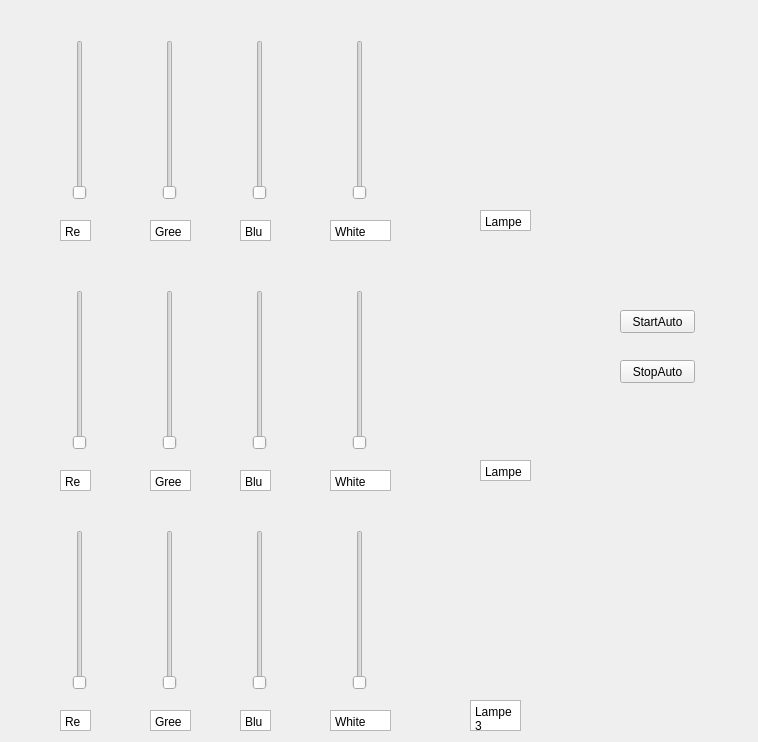
<?xml version="1.0" encoding="UTF-8"?>
<ui version="4.0">
 <class>DMXUSB</class>
 <widget class="QWidget" name="DMXUSB">
  <property name="geometry">
   <rect>
    <x>0</x>
    <y>0</y>
    <width>758</width>
    <height>742</height>
   </rect>
  </property>
  <property name="windowTitle">
   <string>DMXUSB</string>
  </property>
  <widget class="QSlider" name="redSlider">
   <property name="geometry">
    <rect>
     <x>70</x>
     <y>40</y>
     <width>19</width>
     <height>160</height>
    </rect>
   </property>
   <property name="maximum">
    <number>255</number>
   </property>
   <property name="orientation">
    <enum>Qt::Vertical</enum>
   </property>
  </widget>
  <widget class="QSlider" name="greenSlider">
   <property name="geometry">
    <rect>
     <x>160</x>
     <y>40</y>
     <width>19</width>
     <height>160</height>
    </rect>
   </property>
   <property name="orientation">
    <enum>Qt::Vertical</enum>
   </property>
  </widget>
  <widget class="QSlider" name="blueSlider">
   <property name="geometry">
    <rect>
     <x>250</x>
     <y>40</y>
     <width>19</width>
     <height>160</height>
    </rect>
   </property>
   <property name="orientation">
    <enum>Qt::Vertical</enum>
   </property>
  </widget>
  <widget class="QSlider" name="whiteSlider">
   <property name="geometry">
    <rect>
     <x>350</x>
     <y>40</y>
     <width>19</width>
     <height>160</height>
    </rect>
   </property>
   <property name="orientation">
    <enum>Qt::Vertical</enum>
   </property>
  </widget>
  <widget class="QPlainTextEdit" name="plainTextEdit">
   <property name="geometry">
    <rect>
     <x>60</x>
     <y>220</y>
     <width>31</width>
     <height>21</height>
    </rect>
   </property>
   <property name="verticalScrollBarPolicy">
    <enum>Qt::ScrollBarAlwaysOff</enum>
   </property>
   <property name="plainText">
    <string>Red</string>
   </property>
  </widget>
  <widget class="QPlainTextEdit" name="plainTextEdit_2">
   <property name="geometry">
    <rect>
     <x>150</x>
     <y>220</y>
     <width>41</width>
     <height>21</height>
    </rect>
   </property>
   <property name="verticalScrollBarPolicy">
    <enum>Qt::ScrollBarAlwaysOff</enum>
   </property>
   <property name="plainText">
    <string>Green</string>
   </property>
  </widget>
  <widget class="QPlainTextEdit" name="plainTextEdit_3">
   <property name="geometry">
    <rect>
     <x>240</x>
     <y>220</y>
     <width>31</width>
     <height>21</height>
    </rect>
   </property>
   <property name="verticalScrollBarPolicy">
    <enum>Qt::ScrollBarAlwaysOff</enum>
   </property>
   <property name="plainText">
    <string>Blue</string>
   </property>
  </widget>
  <widget class="QPlainTextEdit" name="plainTextEdit_4">
   <property name="geometry">
    <rect>
     <x>330</x>
     <y>220</y>
     <width>61</width>
     <height>21</height>
    </rect>
   </property>
   <property name="acceptDrops">
    <bool>true</bool>
   </property>
   <property name="verticalScrollBarPolicy">
    <enum>Qt::ScrollBarAlwaysOff</enum>
   </property>
   <property name="horizontalScrollBarPolicy">
    <enum>Qt::ScrollBarAlwaysOff</enum>
   </property>
   <property name="plainText">
    <string>White
</string>
   </property>
  </widget>
  <widget class="QSlider" name="redSlider_2">
   <property name="geometry">
    <rect>
     <x>70</x>
     <y>290</y>
     <width>19</width>
     <height>160</height>
    </rect>
   </property>
   <property name="maximum">
    <number>255</number>
   </property>
   <property name="orientation">
    <enum>Qt::Vertical</enum>
   </property>
  </widget>
  <widget class="QSlider" name="greenSlider_2">
   <property name="geometry">
    <rect>
     <x>160</x>
     <y>290</y>
     <width>19</width>
     <height>160</height>
    </rect>
   </property>
   <property name="orientation">
    <enum>Qt::Vertical</enum>
   </property>
  </widget>
  <widget class="QPlainTextEdit" name="plainTextEdit_5">
   <property name="geometry">
    <rect>
     <x>330</x>
     <y>470</y>
     <width>61</width>
     <height>21</height>
    </rect>
   </property>
   <property name="acceptDrops">
    <bool>true</bool>
   </property>
   <property name="verticalScrollBarPolicy">
    <enum>Qt::ScrollBarAlwaysOff</enum>
   </property>
   <property name="horizontalScrollBarPolicy">
    <enum>Qt::ScrollBarAlwaysOff</enum>
   </property>
   <property name="plainText">
    <string>White
</string>
   </property>
  </widget>
  <widget class="QPlainTextEdit" name="plainTextEdit_6">
   <property name="geometry">
    <rect>
     <x>60</x>
     <y>470</y>
     <width>31</width>
     <height>21</height>
    </rect>
   </property>
   <property name="verticalScrollBarPolicy">
    <enum>Qt::ScrollBarAlwaysOff</enum>
   </property>
   <property name="plainText">
    <string>Red</string>
   </property>
  </widget>
  <widget class="QSlider" name="whiteSlider_2">
   <property name="geometry">
    <rect>
     <x>350</x>
     <y>290</y>
     <width>19</width>
     <height>160</height>
    </rect>
   </property>
   <property name="orientation">
    <enum>Qt::Vertical</enum>
   </property>
  </widget>
  <widget class="QPlainTextEdit" name="plainTextEdit_7">
   <property name="geometry">
    <rect>
     <x>150</x>
     <y>470</y>
     <width>41</width>
     <height>21</height>
    </rect>
   </property>
   <property name="verticalScrollBarPolicy">
    <enum>Qt::ScrollBarAlwaysOff</enum>
   </property>
   <property name="plainText">
    <string>Green</string>
   </property>
  </widget>
  <widget class="QPlainTextEdit" name="plainTextEdit_8">
   <property name="geometry">
    <rect>
     <x>240</x>
     <y>470</y>
     <width>31</width>
     <height>21</height>
    </rect>
   </property>
   <property name="verticalScrollBarPolicy">
    <enum>Qt::ScrollBarAlwaysOff</enum>
   </property>
   <property name="plainText">
    <string>Blue</string>
   </property>
  </widget>
  <widget class="QSlider" name="blueSlider_2">
   <property name="geometry">
    <rect>
     <x>250</x>
     <y>290</y>
     <width>19</width>
     <height>160</height>
    </rect>
   </property>
   <property name="orientation">
    <enum>Qt::Vertical</enum>
   </property>
  </widget>
  <widget class="QPlainTextEdit" name="plainTextEdit_9">
   <property name="geometry">
    <rect>
     <x>330</x>
     <y>710</y>
     <width>61</width>
     <height>21</height>
    </rect>
   </property>
   <property name="acceptDrops">
    <bool>true</bool>
   </property>
   <property name="verticalScrollBarPolicy">
    <enum>Qt::ScrollBarAlwaysOff</enum>
   </property>
   <property name="horizontalScrollBarPolicy">
    <enum>Qt::ScrollBarAlwaysOff</enum>
   </property>
   <property name="plainText">
    <string>White
</string>
   </property>
  </widget>
  <widget class="QSlider" name="whiteSlider_3">
   <property name="geometry">
    <rect>
     <x>350</x>
     <y>530</y>
     <width>19</width>
     <height>160</height>
    </rect>
   </property>
   <property name="orientation">
    <enum>Qt::Vertical</enum>
   </property>
  </widget>
  <widget class="QSlider" name="greenSlider_3">
   <property name="geometry">
    <rect>
     <x>160</x>
     <y>530</y>
     <width>19</width>
     <height>160</height>
    </rect>
   </property>
   <property name="orientation">
    <enum>Qt::Vertical</enum>
   </property>
  </widget>
  <widget class="QSlider" name="blueSlider_3">
   <property name="geometry">
    <rect>
     <x>250</x>
     <y>530</y>
     <width>19</width>
     <height>160</height>
    </rect>
   </property>
   <property name="orientation">
    <enum>Qt::Vertical</enum>
   </property>
  </widget>
  <widget class="QPlainTextEdit" name="plainTextEdit_10">
   <property name="geometry">
    <rect>
     <x>150</x>
     <y>710</y>
     <width>41</width>
     <height>21</height>
    </rect>
   </property>
   <property name="verticalScrollBarPolicy">
    <enum>Qt::ScrollBarAlwaysOff</enum>
   </property>
   <property name="plainText">
    <string>Green</string>
   </property>
  </widget>
  <widget class="QPlainTextEdit" name="plainTextEdit_11">
   <property name="geometry">
    <rect>
     <x>240</x>
     <y>710</y>
     <width>31</width>
     <height>21</height>
    </rect>
   </property>
   <property name="verticalScrollBarPolicy">
    <enum>Qt::ScrollBarAlwaysOff</enum>
   </property>
   <property name="plainText">
    <string>Blue</string>
   </property>
  </widget>
  <widget class="QSlider" name="redSlider_3">
   <property name="geometry">
    <rect>
     <x>70</x>
     <y>530</y>
     <width>19</width>
     <height>160</height>
    </rect>
   </property>
   <property name="maximum">
    <number>255</number>
   </property>
   <property name="orientation">
    <enum>Qt::Vertical</enum>
   </property>
  </widget>
  <widget class="QPlainTextEdit" name="plainTextEdit_12">
   <property name="geometry">
    <rect>
     <x>60</x>
     <y>710</y>
     <width>31</width>
     <height>21</height>
    </rect>
   </property>
   <property name="verticalScrollBarPolicy">
    <enum>Qt::ScrollBarAlwaysOff</enum>
   </property>
   <property name="plainText">
    <string>Red</string>
   </property>
  </widget>
  <widget class="QPlainTextEdit" name="plainTextEdit_13">
   <property name="geometry">
    <rect>
     <x>480</x>
     <y>210</y>
     <width>51</width>
     <height>21</height>
    </rect>
   </property>
   <property name="verticalScrollBarPolicy">
    <enum>Qt::ScrollBarAlwaysOff</enum>
   </property>
   <property name="plainText">
    <string>Lampe 1</string>
   </property>
  </widget>
  <widget class="QPlainTextEdit" name="plainTextEdit_14">
   <property name="geometry">
    <rect>
     <x>480</x>
     <y>460</y>
     <width>51</width>
     <height>21</height>
    </rect>
   </property>
   <property name="verticalScrollBarPolicy">
    <enum>Qt::ScrollBarAlwaysOff</enum>
   </property>
   <property name="plainText">
    <string>Lampe 2
</string>
   </property>
  </widget>
  <widget class="QPlainTextEdit" name="plainTextEdit_15">
   <property name="geometry">
    <rect>
     <x>470</x>
     <y>700</y>
     <width>51</width>
     <height>31</height>
    </rect>
   </property>
   <property name="verticalScrollBarPolicy">
    <enum>Qt::ScrollBarAlwaysOff</enum>
   </property>
   <property name="plainText">
    <string>Lampe 3</string>
   </property>
  </widget>
  <widget class="QPushButton" name="startAuto">
   <property name="geometry">
    <rect>
     <x>620</x>
     <y>310</y>
     <width>75</width>
     <height>23</height>
    </rect>
   </property>
   <property name="text">
    <string>StartAuto</string>
   </property>
  </widget>
  <widget class="QPushButton" name="StopAuto">
   <property name="geometry">
    <rect>
     <x>620</x>
     <y>360</y>
     <width>75</width>
     <height>23</height>
    </rect>
   </property>
   <property name="text">
    <string>StopAuto</string>
   </property>
  </widget>
 </widget>
 <layoutdefault spacing="6" margin="11"/>
 <resources/>
 <connections>
  <connection>
   <sender>redSlider</sender>
   <signal>sliderMoved(int)</signal>
   <receiver>DMXUSB</receiver>
   <slot>red(int)</slot>
   <hints>
    <hint type="sourcelabel">
     <x>239</x>
     <y>129</y>
    </hint>
    <hint type="destinationlabel">
     <x>220</x>
     <y>150</y>
    </hint>
   </hints>
  </connection>
  <connection>
   <sender>greenSlider</sender>
   <signal>sliderMoved(int)</signal>
   <receiver>DMXUSB</receiver>
   <slot>green(int)</slot>
   <hints>
    <hint type="sourcelabel">
     <x>149</x>
     <y>119</y>
    </hint>
    <hint type="destinationlabel">
     <x>220</x>
     <y>150</y>
    </hint>
   </hints>
  </connection>
  <connection>
   <sender>blueSlider</sender>
   <signal>sliderMoved(int)</signal>
   <receiver>DMXUSB</receiver>
   <slot>blue(int)</slot>
   <hints>
    <hint type="sourcelabel">
     <x>249</x>
     <y>119</y>
    </hint>
    <hint type="destinationlabel">
     <x>220</x>
     <y>150</y>
    </hint>
   </hints>
  </connection>
  <connection>
   <sender>whiteSlider</sender>
   <signal>sliderMoved(int)</signal>
   <receiver>DMXUSB</receiver>
   <slot>white(int)</slot>
   <hints>
    <hint type="sourcelabel">
     <x>359</x>
     <y>119</y>
    </hint>
    <hint type="destinationlabel">
     <x>220</x>
     <y>150</y>
    </hint>
   </hints>
  </connection>
  <connection>
   <sender>blueSlider_2</sender>
   <signal>sliderMoved(int)</signal>
   <receiver>DMXUSB</receiver>
   <slot>blue2(int)</slot>
   <hints>
    <hint type="sourcelabel">
     <x>259</x>
     <y>369</y>
    </hint>
    <hint type="destinationlabel">
     <x>291</x>
     <y>370</y>
    </hint>
   </hints>
  </connection>
  <connection>
   <sender>blueSlider_3</sender>
   <signal>sliderMoved(int)</signal>
   <receiver>DMXUSB</receiver>
   <slot>blue3(int)</slot>
   <hints>
    <hint type="sourcelabel">
     <x>259</x>
     <y>609</y>
    </hint>
    <hint type="destinationlabel">
     <x>291</x>
     <y>370</y>
    </hint>
   </hints>
  </connection>
  <connection>
   <sender>greenSlider_2</sender>
   <signal>sliderMoved(int)</signal>
   <receiver>DMXUSB</receiver>
   <slot>green2(int)</slot>
   <hints>
    <hint type="sourcelabel">
     <x>169</x>
     <y>369</y>
    </hint>
    <hint type="destinationlabel">
     <x>291</x>
     <y>370</y>
    </hint>
   </hints>
  </connection>
  <connection>
   <sender>greenSlider_3</sender>
   <signal>sliderMoved(int)</signal>
   <receiver>DMXUSB</receiver>
   <slot>green3(int)</slot>
   <hints>
    <hint type="sourcelabel">
     <x>169</x>
     <y>609</y>
    </hint>
    <hint type="destinationlabel">
     <x>291</x>
     <y>370</y>
    </hint>
   </hints>
  </connection>
  <connection>
   <sender>redSlider_2</sender>
   <signal>sliderMoved(int)</signal>
   <receiver>DMXUSB</receiver>
   <slot>red2(int)</slot>
   <hints>
    <hint type="sourcelabel">
     <x>79</x>
     <y>369</y>
    </hint>
    <hint type="destinationlabel">
     <x>291</x>
     <y>370</y>
    </hint>
   </hints>
  </connection>
  <connection>
   <sender>redSlider_3</sender>
   <signal>sliderMoved(int)</signal>
   <receiver>DMXUSB</receiver>
   <slot>red3(int)</slot>
   <hints>
    <hint type="sourcelabel">
     <x>79</x>
     <y>609</y>
    </hint>
    <hint type="destinationlabel">
     <x>291</x>
     <y>370</y>
    </hint>
   </hints>
  </connection>
  <connection>
   <sender>whiteSlider_2</sender>
   <signal>sliderMoved(int)</signal>
   <receiver>DMXUSB</receiver>
   <slot>white2(int)</slot>
   <hints>
    <hint type="sourcelabel">
     <x>359</x>
     <y>369</y>
    </hint>
    <hint type="destinationlabel">
     <x>291</x>
     <y>370</y>
    </hint>
   </hints>
  </connection>
  <connection>
   <sender>whiteSlider_3</sender>
   <signal>sliderMoved(int)</signal>
   <receiver>DMXUSB</receiver>
   <slot>white3(int)</slot>
   <hints>
    <hint type="sourcelabel">
     <x>359</x>
     <y>609</y>
    </hint>
    <hint type="destinationlabel">
     <x>291</x>
     <y>370</y>
    </hint>
   </hints>
  </connection>
  <connection>
   <sender>StopAuto</sender>
   <signal>clicked()</signal>
   <receiver>DMXUSB</receiver>
   <slot>stopAuto()</slot>
   <hints>
    <hint type="sourcelabel">
     <x>657</x>
     <y>371</y>
    </hint>
    <hint type="destinationlabel">
     <x>378</x>
     <y>370</y>
    </hint>
   </hints>
  </connection>
  <connection>
   <sender>startAuto</sender>
   <signal>clicked()</signal>
   <receiver>DMXUSB</receiver>
   <slot>startAuto()</slot>
   <hints>
    <hint type="sourcelabel">
     <x>657</x>
     <y>341</y>
    </hint>
    <hint type="destinationlabel">
     <x>378</x>
     <y>370</y>
    </hint>
   </hints>
  </connection>
 </connections>
 <slots>
  <slot>green(int)</slot>
  <slot>blue(int)</slot>
  <slot>red(int)</slot>
  <slot>white(int)</slot>
  <slot>green2(int)</slot>
  <slot>blue2(int)</slot>
  <slot>red2(int)</slot>
  <slot>white2(int)</slot>
  <slot>green3(int)</slot>
  <slot>red3(int)</slot>
  <slot>blue3(int)</slot>
  <slot>white3(int)</slot>
  <slot>startAuto()</slot>
  <slot>stopAuto()</slot>
 </slots>
</ui>
